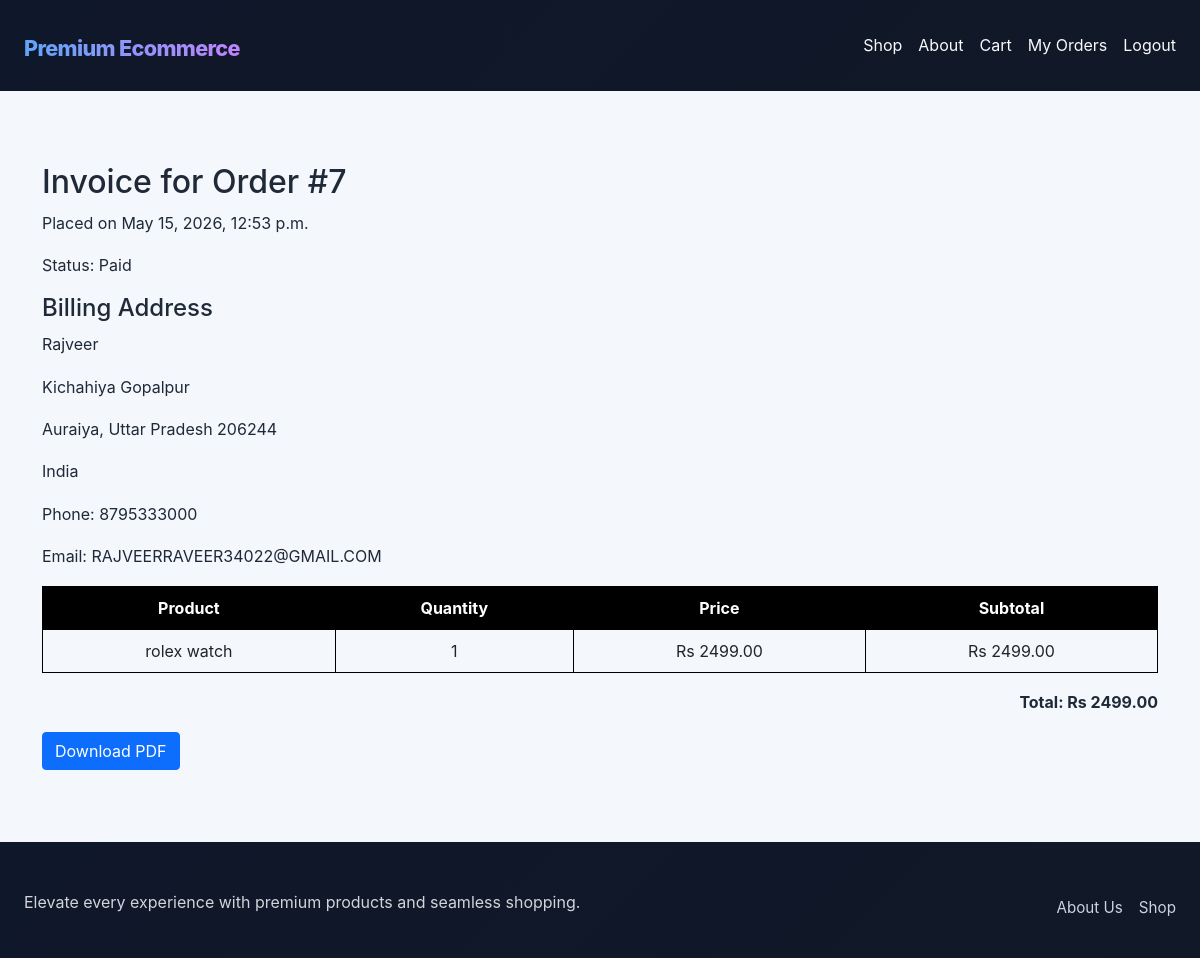
The app's page /order/7/invoice/ (signed in) with its own data.
### ecommerceapp/models.py (models this page shows, shortened)
class Order(models.Model):
    user = models.ForeignKey(settings.AUTH_USER_MODEL, related_name='orders', on_delete=models.CASCADE)
    billing_address = models.ForeignKey('BillingAddress', on_delete=models.SET_NULL, null=True, blank=True)
    created = models.DateTimeField(auto_now_add=True)
    updated = models.DateTimeField(auto_now=True)
    paid = models.BooleanField(default=False)
    total_amount = models.DecimalField(max_digits=10, decimal_places=2)
    class Meta:
        ordering = ['-created']

class BillingAddress(models.Model):
    user = models.ForeignKey(settings.AUTH_USER_MODEL, related_name='billing_addresses', on_delete=models.CASCADE)
    name = models.CharField(max_length=100, help_text="e.g., Home, Work")
    address_line_1 = models.CharField(max_length=255)
    address_line_2 = models.CharField(max_length=255, blank=True, null=True)
    city = models.CharField(max_length=100)
    state = models.CharField(max_length=100)
    zipcode = models.CharField(max_length=20)
    country = models.CharField(max_length=100)
    phone = models.CharField(max_length=20, blank=True, null=True)
    email = models.EmailField(blank=True, null=True)
    is_default = models.BooleanField(default=False)
    class Meta:
        verbose_name_plural = 'Billing Addresses'
        ordering = ['-is_default', 'name']

class OrderItem(models.Model):
    order = models.ForeignKey(Order, related_name='items', on_delete=models.CASCADE)
    product = models.ForeignKey(Product, on_delete=models.SET_NULL, null=True)
    price = models.DecimalField(max_digits=10, decimal_places=2)
    quantity = models.PositiveIntegerField(default=1)
    @property
    def subtotal(self):
        return self.price * self.quantity

class Product(models.Model):
    category = models.ForeignKey(Category, related_name='products', on_delete=models.CASCADE)
    name = models.CharField(max_length=200)
    slug = models.SlugField(max_length=200, unique=True)
    description = models.TextField(blank=True)
    price = models.DecimalField(max_digits=10, decimal_places=2)
    image = models.ImageField(upload_to='products/', blank=True, null=True)
    available = models.BooleanField(default=True)
    created = models.DateTimeField(auto_now_add=True)
    updated = models.DateTimeField(auto_now=True)
    class Meta:
        ordering = ['name']

### ecommerceapp/views.py (the view)
# urls.py: path('order/<int:order_id>/invoice/', views.order_invoice, name='order_invoice'),
@login_required
def order_invoice(request, order_id):
    order = get_object_or_404(Order.objects.select_related('billing_address').prefetch_related('items__product'), id=order_id, user=request.user)
    return render(request, 'ecommerceapp/order_invoice.html', {'order': order})

### templates/ecommerceapp/order_invoice.html (shortened to what this page needs)
{% extends 'ecommerceapp/base.html' %}
{% block content %}
<div class="container py-5">
    <div class="row">
        <div class="col-12">
            <h2>Invoice for Order #{{ order.id }}</h2>
            <p>Placed on {{ order.created|date:'F j, Y, g:i a' }}</p>
            <p>Status: {% if order.paid %}Paid{% else %}Pending{% endif %}</p>
            {% if order.billing_address %}
                <h4>Billing Address</h4>
                <p>{{ order.billing_address.name }}</p>
                <p>{{ order.billing_address.address_line_1 }}</p>
                <p>{{ order.billing_address.city }}, {{ order.billing_address.state }} {{ order.billing_address.zipcode }}</p>
                <p>{{ order.billing_address.country }}</p>
                {% if order.billing_address.phone %}
                    <p>Phone: {{ order.billing_address.phone }}</p>
                {% endif %}
                {% if order.billing_address.email %}
                    <p>Email: {{ order.billing_address.email }}</p>
                {% endif %}
            {% endif %}
            <table class="table">
                <thead>
                    <tr>
                        <th>Product</th>
                        <th>Quantity</th>
                        <th>Price</th>
                        <th>Subtotal</th>
                    </tr>
                </thead>
                <tbody>
                    {% for item in order.items.all %}
                        <tr>
                            <td>
                                {% if item.product %}
                                    {{ item.product.name }}
                                {% else %}
                                    Removed item
                                {% endif %}
                            </td>
                            <td>{{ item.quantity }}</td>
                            <td>Rs {{ item.price }}</td>
                            <td>Rs {{ item.subtotal }}</td>
                        </tr>
                    {% endfor %}
                </tbody>
            </table>
            <p class="text-end"><strong>Total: Rs {{ order.total_amount }}</strong></p>
            <a href="{% url 'ecommerceapp:order_invoice_pdf' order.id %}" class="btn btn-primary">Download PDF</a>
        </div>
    </div>
</div>
{% endblock %}

### static/css/site.css (style rules this page uses)
body { font-family: 'Inter', system-ui, -apple-system, BlinkMacSystemFont, 'Segoe UI', sans-serif; line-height: 1.65; color: #1f2937; margin: 0; background: #f4f7fb; }

### templates/ecommerceapp/order_invoice.html (style rules this page uses)
tr, th, td { border: 1px solid #000 !important; text-align: center; }
table { width: 100%; }
thead { background-color: black; color: white; }

### records on screen
Order: id "7", created "May 15, 2026, 12:53 p.m.", billing_address.name "Rajveer", billing_address.address_line_1 "Kichahiya Gopalpur", billing_address.city "Auraiya", billing_address.state "Uttar Pradesh", billing_address.zipcode "206244", billing_address.country "India", billing_address.phone "8795333000", billing_address.email "RAJVEERRAVEER34022@GMAIL.COM", total_amount "2499.00"
OrderItem: product.name "rolex watch", quantity "1", price "2499.00", subtotal "2499.00"
